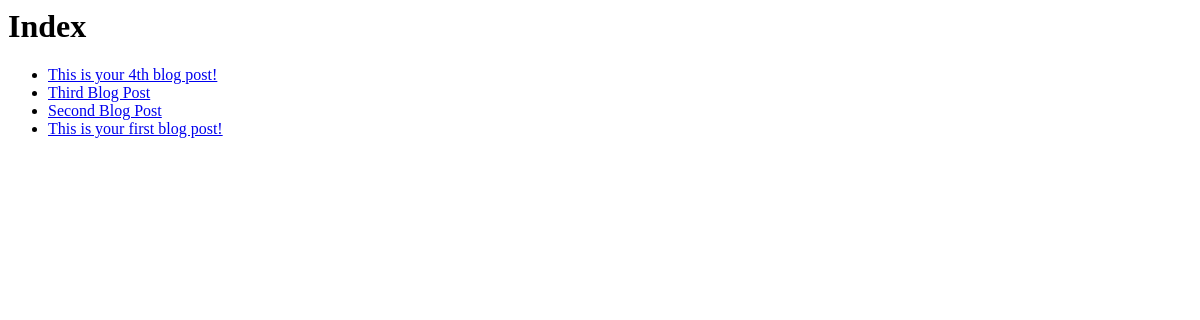
Page /blog/index/ on the earlier database version.
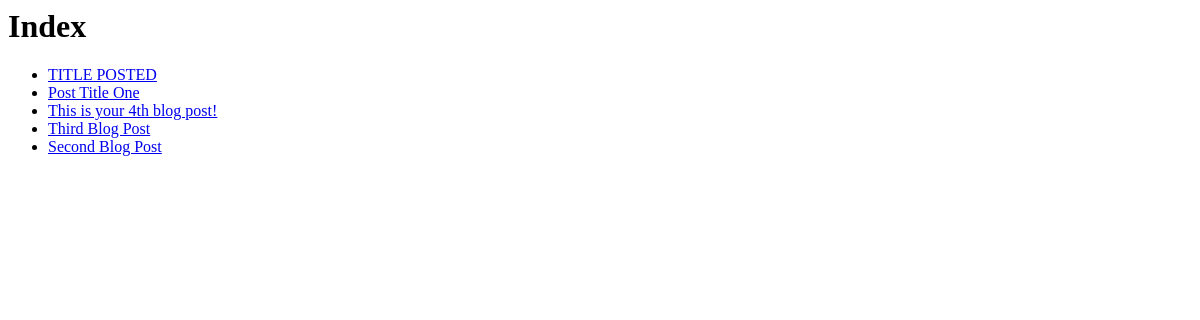
Same page on the later database version.
### blog/models.py (models this page shows, shortened)
class Post(models.Model):
	post_title = models.CharField(max_length=200)
	pub_date = models.DateTimeField('date published', default=timezone.now)
	active_revision_id = models.IntegerField(default=0)
	def was_published_recently(self):
		return self.pub_date >= timezone.now() - datetime.timedelta(days=1)
	was_published_recently.admin_order_field = 'pub_date'
	was_published_recently.boolean = True
	was_published_recently.short_description= 'Published Recently?'

### blog/views.py (the view)
def index(request):
	latest_post_list = Post.objects.order_by('-pub_date')[:5]
	template = loader.get_template('blog/index.html')
	context = RequestContext(request, {'latest_post_list': latest_post_list,})
	return HttpResponse(template.render(context))

### blog/templates/blog/index.html (shortened to what this page needs)
<h1>
	Index
</h1>
{% if latest_post_list %}
    <ul>
    {% for post in latest_post_list %}
        <li><a href="/blog/{{ post.id }}/">{{ post.post_title }}</a></li>
    {% endfor %}
    </ul>
{% else %}
    <p>No posts are available.</p>
{% endif %}

Differences in the rows shown:
no longer on this page (row unchanged): Post: post_title "This is your first blog post!"
added Post: post_title "TITLE POSTED"
added Post: post_title "Post Title One"
